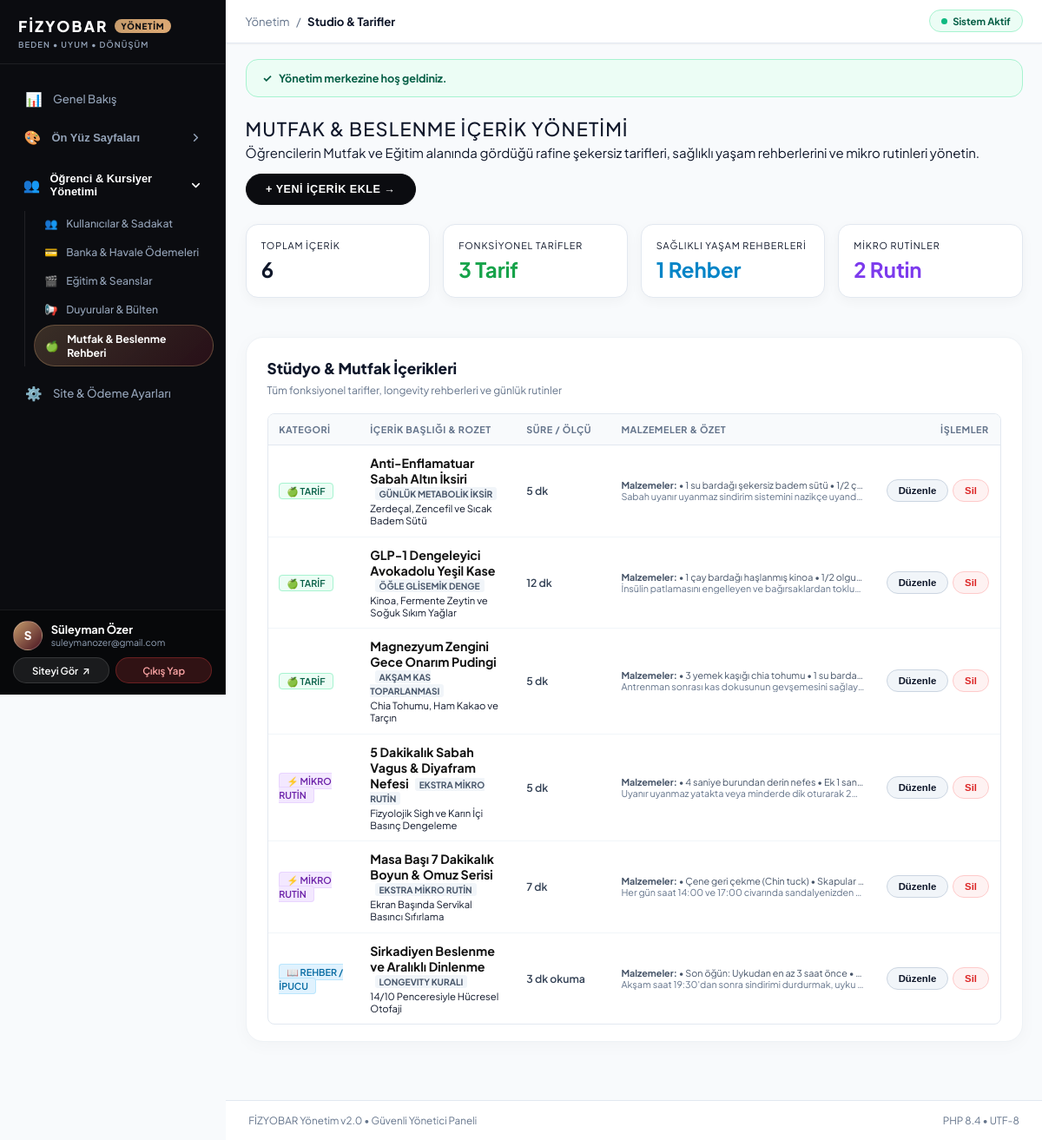
The page /en/xpanel/nutrition (signed in) on the database its author committed.
### tables this page shows
CREATE TABLE `users` (
  `id` int(10) unsigned NOT NULL AUTO_INCREMENT,
  `full_name` varchar(150) NOT NULL,
  `email` varchar(191) NOT NULL,
  `phone` varchar(50) DEFAULT NULL,
  `password_hash` varchar(255) NOT NULL,
  `role` enum('admin','student') NOT NULL DEFAULT 'student',
  `status` enum('active','inactive','suspended') NOT NULL DEFAULT 'active',
  `created_at` datetime NOT NULL DEFAULT current_timestamp(),
  `updated_at` datetime NOT NULL DEFAULT current_timestamp() ON UPDATE current_timestamp(),
  PRIMARY KEY (`id`),
  UNIQUE KEY `email` (`email`)
);

CREATE TABLE `movement_nutrition` (
  `id` int(10) unsigned NOT NULL AUTO_INCREMENT,
  `category` varchar(50) NOT NULL DEFAULT 'recipe',
  `title` varchar(255) NOT NULL,
  `subtitle` varchar(255) DEFAULT NULL,
  `badge` varchar(100) DEFAULT NULL,
  `time_needed` varchar(50) DEFAULT NULL,
  `content` text NOT NULL,
  `ingredients` text DEFAULT NULL,
  `image_url` varchar(255) DEFAULT NULL,
  `sort_order` int(11) NOT NULL DEFAULT 0,
  `created_at` datetime NOT NULL DEFAULT current_timestamp(),
  PRIMARY KEY (`id`)
);

### app/Views/pages/xpanel/nutrition.php (the view, shortened to what the rows shown need)
<?php
require __DIR__ . '/layout_top.php';
$recipesCount = count(array_filter($items, fn($i) => $i['category'] === 'recipe'));
$guidesCount = count(array_filter($items, fn($i) => in_array($i['category'], ['guide', 'tip'], true)));
$routinesCount = count(array_filter($items, fn($i) => $i['category'] === 'routine'));
?>
<div style="display: flex; justify-content: space-between; align-items: center; margin-bottom: 1.5rem; flex-wrap: wrap; gap: 1rem;">
    <div>
        <h1 style="font-size: 1.45rem; font-weight: 500; color: var(--black); text-transform: uppercase; letter-spacing: 0.05em; margin: 0 0 0.25rem 0;">
            Mutfak &amp; Beslenme İçerik Yönetimi
        </h1>
        <p style="color: var(--text-muted); font-size: var(--font-sm); margin: 0;">
            Öğrencilerin Mutfak ve Eğitim alanında gördüğü rafine şekersiz tarifleri, sağlıklı yaşam rehberlerini ve mikro rutinleri yönetin.
        </p>
    </div>
    <button type="button" onclick="openNewNutritionModal()" class="xp-btn-pill-primary">
        + YENİ İÇERİK EKLE &rarr;
    </button>
</div>
<div style="display: grid; grid-template-columns: repeat(auto-fit, minmax(180px, 1fr)); gap: 1rem; margin-bottom: 1.5rem;">
    <div class="xpanel-card" style="padding: 1.15rem;">
        <span style="font-size: 0.72rem; text-transform: uppercase; letter-spacing: 0.08em; color: var(--text-muted); display: block; margin-bottom: 0.35rem;">Toplam İçerik</span>
        <strong style="font-size: 1.6rem; color: var(--black);"><?= count($items) ?></strong>
    </div>
    <div class="xpanel-card" style="padding: 1.15rem;">
        <span style="font-size: 0.72rem; text-transform: uppercase; letter-spacing: 0.08em; color: var(--text-muted); display: block; margin-bottom: 0.35rem;">Fonksiyonel Tarifler</span>
        <strong style="font-size: 1.6rem; color: #16a34a;"><?= $recipesCount ?> Tarif</strong>
    </div>
    <div class="xpanel-card" style="padding: 1.15rem;">
        <span style="font-size: 0.72rem; text-transform: uppercase; letter-spacing: 0.08em; color: var(--text-muted); display: block; margin-bottom: 0.35rem;">Sağlıklı Yaşam Rehberleri</span>
        <strong style="font-size: 1.6rem; color: #0284c7;"><?= $guidesCount ?> Rehber</strong>
    </div>
    <div class="xpanel-card" style="padding: 1.15rem;">
        <span style="font-size: 0.72rem; text-transform: uppercase; letter-spacing: 0.08em; color: var(--text-muted); display: block; margin-bottom: 0.35rem;">Mikro Rutinler</span>
        <strong style="font-size: 1.6rem; color: #7c3aed;"><?= $routinesCount ?> Rutin</strong>
    </div>
</div>
<div class="xp-table-card">
    <div class="xp-table-header-bar">
        <div>
            <h2 style="font-size: 1.15rem; font-weight: 800; color: #0f172a; margin: 0 0 0.2rem 0;">
                Stüdyo &amp; Mutfak İçerikleri
            </h2>
            <span style="font-size: 0.8rem; color: #64748b;">
                Tüm fonksiyonel tarifler, longevity rehberleri ve günlük rutinler
            </span>
        </div>
    </div>
    <?php if (empty($items)): ?>
        <p style="color: #64748b; font-size: 0.9rem; text-align: center; padding: 2.5rem 0;">
            Henüz içerik eklenmemiş. Yukarıdaki '+ Yeni İçerik Ekle' butonundan ilk tarif veya rehberinizi oluşturabilirsiniz.
        </p>
    <?php else: ?>
        <div class="xpanel-table-wrap">
            <table class="xpanel-table">
                <thead>
                    <tr>
                        <th style="width: 130px;">Kategori</th>
                        <th style="min-width: 180px;">İçerik Başlığı &amp; Rozet</th>
                        <th style="width: 120px;">Süre / Ölçü</th>
                        <th style="min-width: 220px;">Malzemeler &amp; Özet</th>
                        <th style="text-align: right; width: 120px;">İşlemler</th>
                    </tr>
                </thead>
                <tbody>
                    <?php foreach ($items as $item): ?>
                        <tr>
                            <td>
                                <?php if ($item['category'] === 'recipe'): ?>
                                    <span style="background: #ecfdf5; color: #065f46; border: 1px solid #a7f3d0; padding: 2px 8px; border-radius: 4px; font-size: 0.72rem; font-weight: 600;">
                                        🍏 TARİF
                                    </span>
                                <?php elseif (in_array($item['category'], ['guide', 'tip'], true)): ?>
                                    <span style="background: #e0f2fe; color: #0369a1; border: 1px solid #bae6fd; padding: 2px 8px; border-radius: 4px; font-size: 0.72rem; font-weight: 600;">
                                        📖 REHBER / İPUCU
                                    </span>
                                <?php else: ?>
                                    <span style="background: #f3e8ff; color: #6b21a8; border: 1px solid #e9d5ff; padding: 2px 8px; border-radius: 4px; font-size: 0.72rem; font-weight: 600;">
                                        ⚡ MİKRO RUTİN
                                    </span>
                                <?php endif; ?>
                            </td>
                            <td>
                                <strong style="font-size: 0.95rem; color: #111;"><?= e($item['title']) ?></strong>
                                <?php if (!empty($item['badge'])): ?>
                                    <span style="font-size: 0.68rem; background: #f1f5f9; color: #475569; padding: 1px 5px; border-radius: 3px; font-weight: 700; margin-left: 0.35rem;">
                                        <?= e($item['badge']) ?>
                                    </span>
                                <?php endif; ?>
                                <?php if (!empty($item['subtitle'])): ?>
                                    <div style="font-size: 0.75rem; color: var(--text-muted); margin-top: 2px;">
                                        <?= e($item['subtitle']) ?>
                                    </div>
                                <?php endif; ?>
                            </td>
                            <td>
                                <span style="font-size: 0.82rem; font-weight: 600; color: #334155;">
                                    <?= e($item['time_needed'] ?: '-') ?>
                                </span>
                            </td>
                            <td>
                                <?php if (!empty($item['ingredients'])): ?>
                                    <div style="font-size: 0.72rem; color: #475569; max-width: 280px; white-space: nowrap; overflow: hidden; text-overflow: ellipsis;">
                                        <strong>Malzemeler:</strong> <?= e($item['ingredients']) ?>
                                    </div>
                                <?php endif; ?>
                                <div style="font-size: 0.72rem; color: #64748b; max-width: 280px; white-space: nowrap; overflow: hidden; text-overflow: ellipsis;">
                                    <?= e($item['content']) ?>
                                </div>
                            </td>
                            <td style="text-align: right;">
                                <div style="display: inline-flex; gap: 0.35rem; align-items: center; justify-content: flex-end;">
                                    <button type="button"
                                            class="xp-btn-action-pill xp-btn-action-edit"
                                            onclick='openEditNutritionModal(<?= json_encode($item, JSON_HEX_TAG | JSON_HEX_APOS | JSON_HEX_QUOT | JSON_HEX_AMP) ?>)'>
                                        Düzenle
                                    </button>
                                    <form action="<?= url('/xpanel/nutrition/delete') ?>" method="POST" onsubmit="return confirm('<?= e(addslashes($item['title'])) ?> içeriğini silmek istediğinize emin misiniz?');" style="display:inline; margin: 0;">
                                        <button type="submit" class="xp-btn-action-pill xp-btn-action-danger">Sil</button>
                                    </form>
                                </div>
                            </td>
                        </tr>
                    <?php endforeach; ?>
                </tbody>
            </table>
        </div>
    <?php endif; ?>
</div>
<?php require __DIR__ . '/layout_bottom.php'; ?>

### app/Views/pages/xpanel/layout_top.php (shortened to what the rows shown need)
<?php
$currentUri = \Core\Router::getCurrentUri();
$adminUser = \Core\Auth::user();
$isPagesRoute = str_contains($currentUri, 'pages');
?>
<!DOCTYPE html>
<html lang="tr" dir="ltr" class="xp-html">
<head>
    <link rel="stylesheet" href="<?= asset('assets/css/xpanel.css') ?>?v=<?= time() ?>">
</head>
<body class="xp-body">
    <aside class="xp-sidebar" id="xpSidebar">
        <div class="xp-sidebar-brand">
            <a href="<?= url('/xpanel') ?>" class="xp-brand-link">
                <h1 class="xp-brand-title">
                    FİZYOBAR
                    <span class="xp-brand-tag">YÖNETİM</span>
                </h1>
                <span class="xp-brand-motto">BEDEN &bull; UYUM &bull; DÖNÜŞÜM</span>
            </a>
        </div>
<?php
$isCrmRoute = str_contains($currentUri, 'users') || str_contains($currentUri, 'enrollments') || str_contains($currentUri, 'courses') || str_contains($currentUri, 'announcements') || str_contains($currentUri, 'nutrition');
?>
        <div class="xp-sidebar-nav-scroll">
            <nav class="xp-nav-section">
                <a href="<?= url('/xpanel') ?>" class="xp-nav-link <?= ($currentUri === '/xpanel' || $currentUri === '/tr/xpanel') && !$isPagesRoute ? 'active' : '' ?>">
                    <span class="xp-nav-left">
                        <span class="xp-nav-icon">📊</span>
                        <span>Genel Bakış</span>
                    </span>
                </a>
                <div class="xp-nav-group <?= $isPagesRoute ? 'is-open' : '' ?>" id="navGroupPages">
                    <button type="button" class="xp-nav-group-header" onclick="toggleNavGroup('navGroupPages')">
                        <span class="xp-nav-group-title">
                            <span class="xp-nav-icon">🎨</span>
                            <span>Ön Yüz Sayfaları</span>
                        </span>
                        <svg class="xp-nav-group-chevron" width="15" height="15" viewBox="0 0 24 24" fill="none" stroke="currentColor" stroke-width="2.5" stroke-linecap="round" stroke-linejoin="round">
                            <polyline points="6 9 12 15 18 9"></polyline>
                        </svg>
                    </button>
                </div>
                <div class="xp-nav-group <?= $isCrmRoute ? 'is-open' : '' ?>" id="navGroupCrm">
                    <button type="button" class="xp-nav-group-header" onclick="toggleNavGroup('navGroupCrm')">
                        <span class="xp-nav-group-title">
                            <span class="xp-nav-icon">👥</span>
                            <span>Öğrenci &amp; Kursiyer Yönetimi</span>
                        </span>
                        <svg class="xp-nav-group-chevron" width="15" height="15" viewBox="0 0 24 24" fill="none" stroke="currentColor" stroke-width="2.5" stroke-linecap="round" stroke-linejoin="round">
                            <polyline points="6 9 12 15 18 9"></polyline>
                        </svg>
                    </button>
                    <div class="xp-nav-group-items">
                        <a href="<?= url('/xpanel/users') ?>" class="xp-nav-sub-link <?= str_contains($currentUri, 'users') ? 'active' : '' ?>">
                            <span>👥</span>
                            <span>Kullanıcılar &amp; Sadakat</span>
                        </a>
                        <a href="<?= url('/xpanel/enrollments') ?>" class="xp-nav-sub-link <?= str_contains($currentUri, 'enrollments') ? 'active' : '' ?>">
                            <span>💳</span>
                            <span>Banka &amp; Havale Ödemeleri</span>
                        </a>
                        <a href="<?= url('/xpanel/courses') ?>" class="xp-nav-sub-link <?= str_contains($currentUri, 'courses') ? 'active' : '' ?>">
                            <span>🎬</span>
                            <span>Eğitim &amp; Seanslar</span>
                        </a>
                        <a href="<?= url('/xpanel/announcements') ?>" class="xp-nav-sub-link <?= str_contains($currentUri, 'announcements') ? 'active' : '' ?>">
                            <span>📢</span>
                            <span>Duyurular &amp; Bülten</span>
                        </a>
                        <a href="<?= url('/xpanel/nutrition') ?>" class="xp-nav-sub-link <?= str_contains($currentUri, 'nutrition') ? 'active' : '' ?>">
                            <span>🍏</span>
                            <span>Mutfak &amp; Beslenme Rehberi</span>
                        </a>
                    </div>
                </div>
                <a href="<?= url('/xpanel/settings') ?>" class="xp-nav-link <?= str_contains($currentUri, 'settings') ? 'active' : '' ?>">
                    <span class="xp-nav-left">
                        <span class="xp-nav-icon">⚙️</span>
                        <span>Site &amp; Ödeme Ayarları</span>
                    </span>
                </a>
            </nav>
        </div>
        <div class="xp-sidebar-footer">
            <div class="xp-user-card">
                <div class="xp-user-avatar">
                    <?= mb_substr($adminUser['full_name'] ?? 'S', 0, 1) ?>
                </div>
                <div class="xp-user-meta">
                    <div class="xp-user-name"><?= e($adminUser['full_name'] ?? 'Süper Yönetici') ?></div>
                    <div class="xp-user-role"><?= e($adminUser['email'] ?? 'Yönetici') ?></div>
                </div>
            </div>
            <div class="xp-footer-actions">
                <a href="<?= url('/') ?>" target="_blank" class="xp-btn-side-site" title="Site ön yüzünü yeni sekmede aç">
                    <span>Siteyi Gör</span>
                    <span>↗</span>
                </a>
                <a href="<?= url('/xpanel/logout') ?>" class="xp-btn-side-logout">
                    <span>Çıkış Yap</span>
                </a>
            </div>
        </div>
    </aside>
    <div class="xp-main-wrapper">
        <header class="xp-top-bar">
            <div class="xp-top-bar-left">
                <div class="xp-breadcrumb">
                    <span>Yönetim</span>
                    <span>/</span>
                    <strong><?= e($metaTitle ?? 'Kontrol Paneli') ?></strong>
                </div>
            </div>
            <div style="display: flex; align-items: center; gap: 0.75rem;">
                <div class="xp-top-status-badge">
                    <span class="xp-status-dot"></span>
                    <span>Sistem Aktif</span>
                </div>
            </div>
        </header>
        <main class="xp-content-area">
            <?php if (!empty($flash)): ?>
                <div style="background-color: var(--xp-emerald-light); border: 1px solid #a7f3d0; color: #065f46; padding: 0.85rem 1.25rem; border-radius: var(--xp-radius-md); margin-bottom: 1.5rem; font-size: 0.84rem; font-weight: 700; display: flex; align-items: center; gap: 0.5rem;">
                    <span>✓</span>
                    <span><?= e($flash) ?></span>
                </div>
            <?php endif; ?>

### rows shown on the page
users: full_name "S", full_name "Süleyman Özer", email "suleymanozer@gmail.com"
movement_nutrition: category "🍏 TARİF", title "Anti-Enflamatuar Sabah Altın İksiri", badge "GÜNLÜK METABOLİK İKSİR", subtitle "Zerdeçal, Zencefil ve Sıcak Badem Sütü", time_needed "5 dk", ingredients "• 1 su bardağı şekersiz badem sütü • 1/2 ç…", content "Sabah uyanır uyanmaz sindirim sistemini nazikçe uyand…"
movement_nutrition: category "🍏 TARİF", title "GLP-1 Dengeleyici Avokadolu Yeşil Kase", badge "ÖĞLE GLİSEMİK DENGE", subtitle "Kinoa, Fermente Zeytin ve Soğuk Sıkım Yağlar", time_needed "12 dk", ingredients "• 1 çay bardağı haşlanmış kinoa • 1/2 olgu…", content "İnsülin patlamasını engelleyen ve bağırsaklardan toklu…"
movement_nutrition: category "🍏 TARİF", title "Magnezyum Zengini Gece Onarım Pudingi", badge "AKŞAM KAS TOPARLANMASI", subtitle "Chia Tohumu, Ham Kakao ve Tarçın", time_needed "5 dk", ingredients "• 3 yemek kaşığı chia tohumu • 1 su barda…", content "Antrenman sonrası kas dokusunun gevşemesini sağlay…"
movement_nutrition: category "⚡ MİKRO RUTİN", title "5 Dakikalık Sabah Vagus & Diyafram Nefesi", badge "EKSTRA MİKRO RUTİN", subtitle "Fizyolojik Sigh ve Karın İçi Basınç Dengeleme", time_needed "5 dk", ingredients "• 4 saniye burundan derin nefes • Ek 1 san…", content "Uyanır uyanmaz yatakta veya minderde dik oturarak 2…"
movement_nutrition: category "⚡ MİKRO RUTİN", title "Masa Başı 7 Dakikalık Boyun & Omuz Serisi", badge "EKSTRA MİKRO RUTİN", subtitle "Ekran Başında Servikal Basıncı Sıfırlama", time_needed "7 dk", ingredients "• Çene geri çekme (Chin tuck) • Skapular…", content "Her gün saat 14:00 ve 17:00 civarında sandalyenizden…"
movement_nutrition: category "📖 REHBER / İPUCU", title "Sirkadiyen Beslenme ve Aralıklı Dinlenme", badge "LONGEVITY KURALI", subtitle "14/10 Penceresiyle Hücresel Otofaji", time_needed "3 dk okuma", ingredients "• Son öğün: Uykudan en az 3 saat önce •…", content "Akşam saat 19:30'dan sonra sindirimi durdurmak, uyku…"

### other values the page prints
$metaTitle "Studio & Tarifler"
$flash "Yönetim merkezine hoş geldiniz."
count($items) "6"
$recipesCount "3"
$guidesCount "1"
$routinesCount "2"
PHP_MAJOR_VERSION "8"
PHP_MINOR_VERSION "4"
